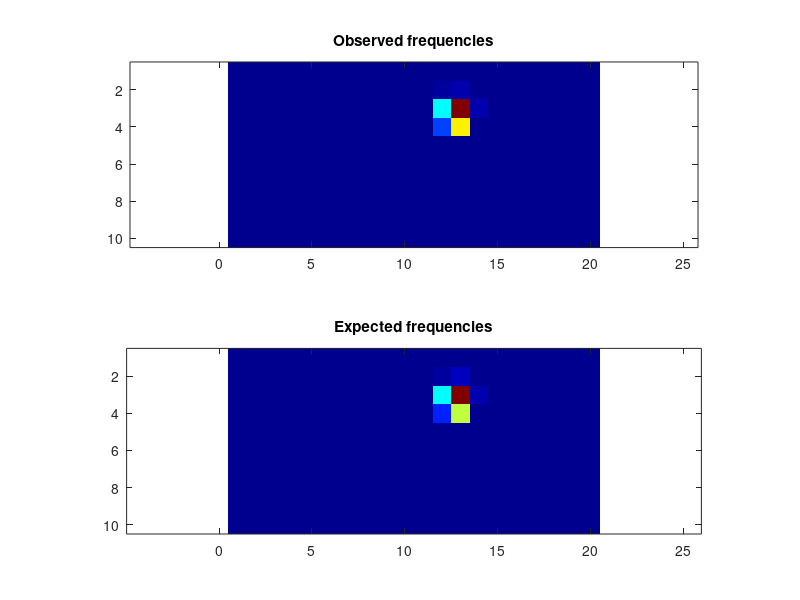

The MATLAB script that drew this image:
frequencies = [ 0, 0, 0, 0, 0, 0, 0, 0, 0, 0, 1, 2, 7, 4, 0, 0, 0, 0, 0, 0; 0, 0, 0, 0, 0, 0, 0, 0, 0, 1, 247, 9141, 18241, 2297, 19, 0, 0, 0, 0, 0; 0, 0, 0, 0, 0, 0, 0, 0, 0, 1, 707, 160210, 434263, 19374, 15, 0, 0, 0, 0, 0; 0, 0, 0, 0, 0, 0, 0, 0, 0, 0, 17, 75269, 272412, 3635, 0, 0, 0, 0, 0, 0; 0, 0, 0, 0, 0, 0, 0, 0, 0, 0, 0, 580, 3555, 2, 0, 0, 0, 0, 0, 0; 0, 0, 0, 0, 0, 0, 0, 0, 0, 0, 0, 0, 0, 0, 0, 0, 0, 0, 0, 0; 0, 0, 0, 0, 0, 0, 0, 0, 0, 0, 0, 0, 0, 0, 0, 0, 0, 0, 0, 0; 0, 0, 0, 0, 0, 0, 0, 0, 0, 0, 0, 0, 0, 0, 0, 0, 0, 0, 0, 0; 0, 0, 0, 0, 0, 0, 0, 0, 0, 0, 0, 0, 0, 0, 0, 0, 0, 0, 0, 0; 0, 0, 0, 0, 0, 0, 0, 0, 0, 0, 0, 0, 0, 0, 0, 0, 0, 0, 0, 0 ];
expFrequencies = [ 1.07753e-006, 8.43233e-007, 8.04111e-007, 9.26572e-007, 1.32426e-006, 2.54313e-006, 8.06075e-006, 6.85542e-005, 0.00217084, 0.0954413, 1.98007, 11.8103, 17.051, 5.81597, 0.508833, 0.0154437, 0.000347607, 2.02275e-005, 4.1952e-006, 1.76199e-006; 1.09556e-014, 7.64056e-016, 4.32465e-016, 2.23289e-015, 7.82117e-014, 1.18881e-011, 4.71645e-009, 2.98891e-006, 0.00219699, 1.87973, 768.278, 27213.8, 54846.5, 6746.72, 49.476, 0.066634, 8.3926e-005, 1.20558e-007, 2.26589e-010, 8.58912e-013; 0, 0, 0, 0, 0, 0, 3.48954e-018, 6.80456e-012, 3.35217e-006, 0.280424, 1995.89, 423901, 1.14442e+006, 52364, 35.5932, 0.00138421, 6.18428e-009, 7.57687e-015, 0, 0; 0, 0, 0, 0, 0, 0, 0, 0, 2.77698e-014, 2.28012e-005, 62.0984, 173325, 627032, 8711.77, 0.0931094, 1.71507e-009, 0, 0, 0, 0; 0, 0, 0, 0, 0, 0, 0, 0, 0, 7.47296e-016, 0.00102265, 1103.06, 6572.52, 7.36134, 5.58188e-009, 0, 0, 0, 0, 0; 0, 0, 0, 0, 0, 0, 0, 0, 0, 0, 1.32484e-015, 0.0161759, 0.280298, 4.50382e-007, 0, 0, 0, 0, 0, 0; 0, 0, 0, 0, 0, 0, 0, 0, 0, 0, 0, 4.3651e-012, 3.64311e-009, 0, 0, 0, 0, 0, 0, 0; 0, 0, 0, 0, 0, 0, 0, 0, 0, 0, 0, 0, 0, 0, 0, 0, 0, 0, 0, 0; 0, 0, 0, 0, 0, 0, 0, 0, 0, 0, 0, 0, 0, 0, 0, 0, 0, 0, 0, 0; 0, 0, 0, 0, 0, 0, 0, 0, 0, 0, 0, 0, 0, 0, 0, 0, 0, 0, 0, 0 ];
colormap(jet);
clf; subplot(2,1,1);
imagesc(frequencies);
title('Observed frequencies');
axis equal;
subplot(2,1,2);
imagesc(expFrequencies);
axis equal;
title('Expected frequencies');
